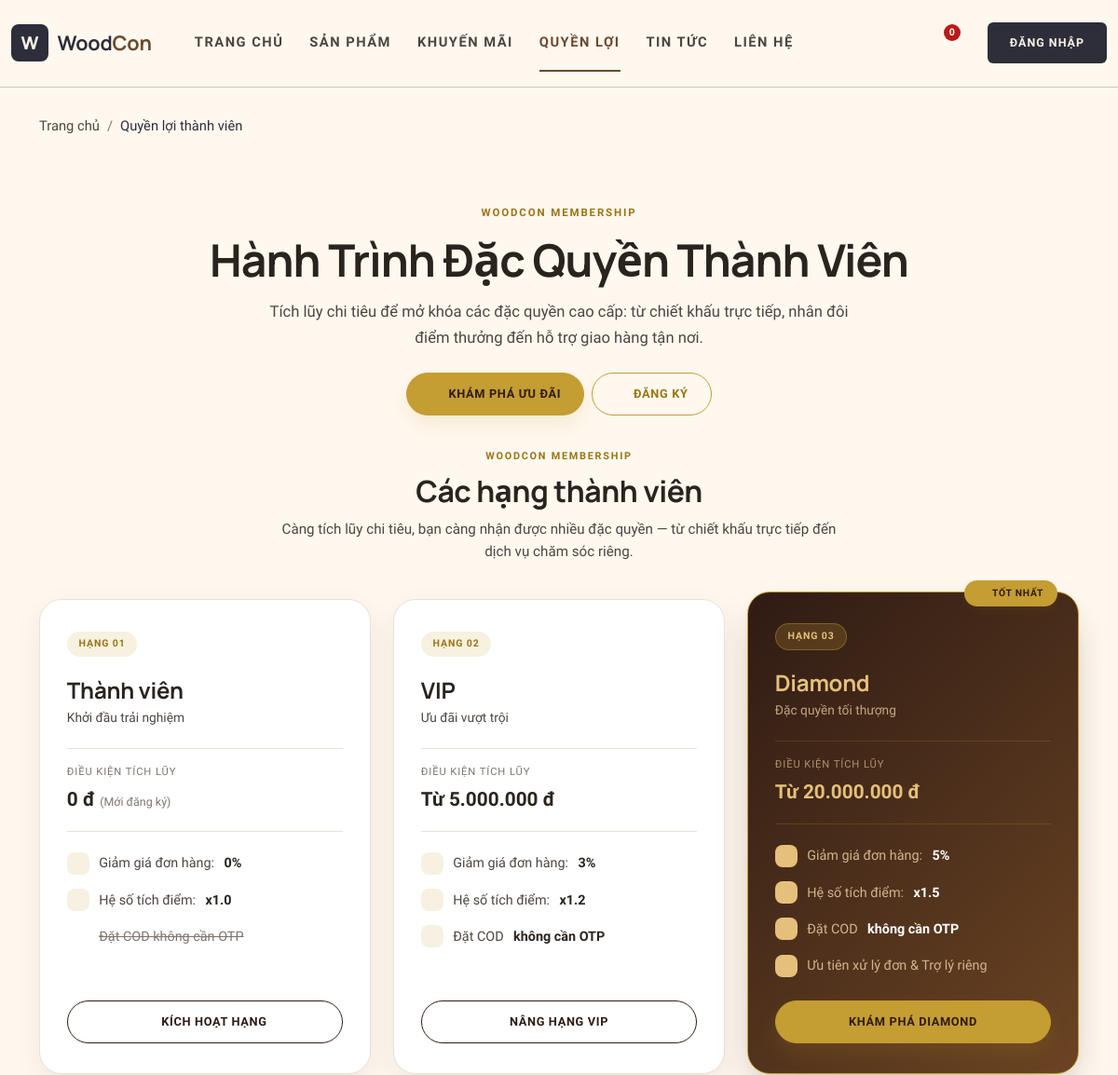
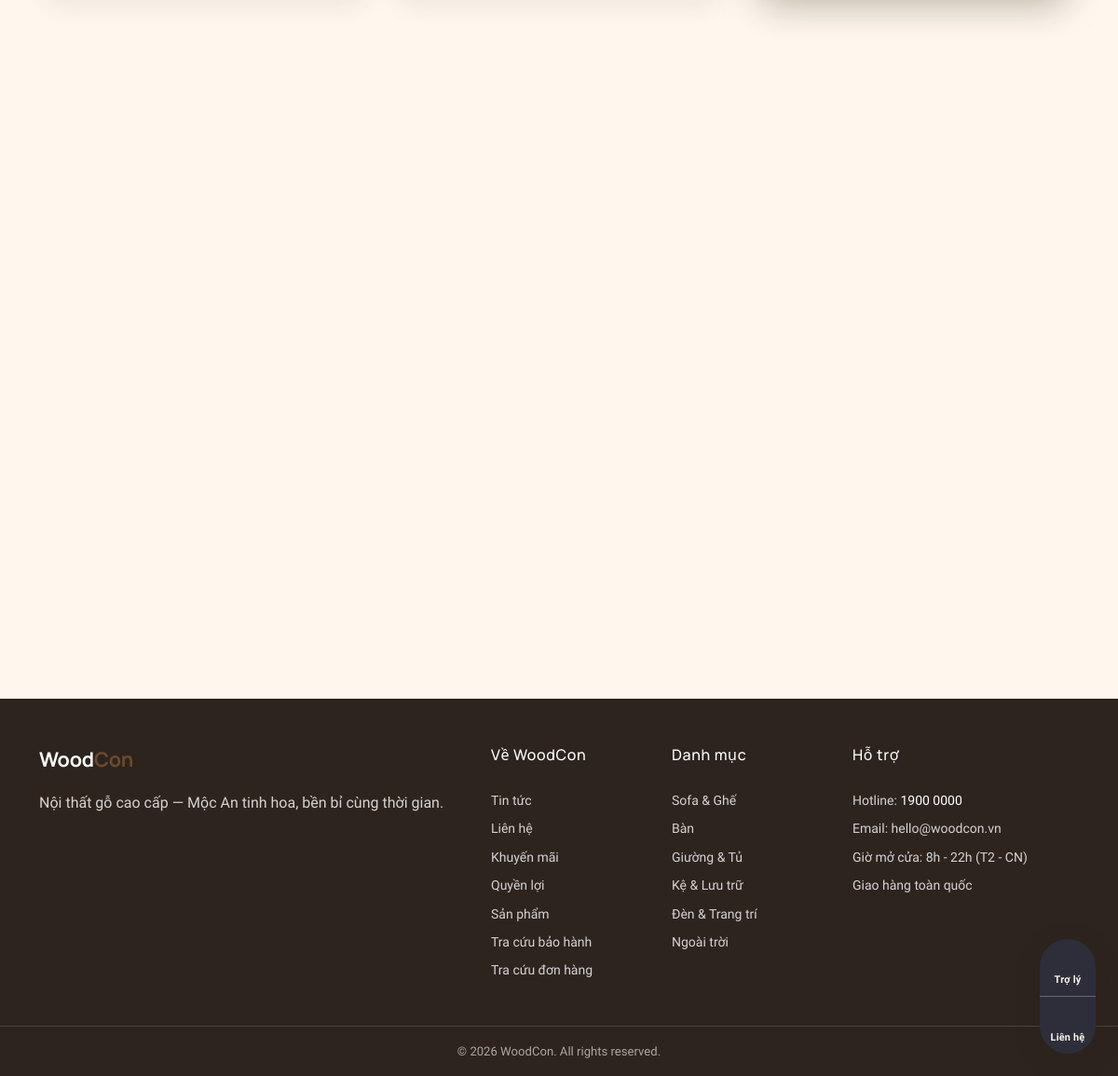
Page /quyen-loi on the committed database (2 pictures, top to bottom).
### tables this page shows
CREATE TABLE `membership_tiers` (
  `id` int(10) UNSIGNED NOT NULL,
  `name` varchar(50) NOT NULL,
  `min_total_spent` decimal(15,2) NOT NULL DEFAULT 0.00 COMMENT 'Tổng chi tiêu tối thiểu để đạt hạng',
  `discount_percent` decimal(5,2) NOT NULL DEFAULT 0.00,
  `points_multiplier` decimal(5,2) NOT NULL DEFAULT 1.00,
  `status` tinyint(1) NOT NULL DEFAULT 1,
  `created_at` timestamp NULL DEFAULT current_timestamp()
);

CREATE TABLE `categories` (
  `id` int(10) UNSIGNED NOT NULL,
  `parent_id` int(10) UNSIGNED DEFAULT NULL,
  `name` varchar(150) NOT NULL,
  `slug` varchar(180) NOT NULL,
  `image` varchar(255) DEFAULT NULL,
  `description` text DEFAULT NULL,
  `sort_order` int(11) NOT NULL DEFAULT 0,
  `status` tinyint(1) NOT NULL DEFAULT 1,
  `ship_supports_type1` tinyint(1) NOT NULL DEFAULT 1,
  `ship_supports_type2` tinyint(1) NOT NULL DEFAULT 1,
  `install_fee` decimal(15,2) NOT NULL DEFAULT 0.00,
  `created_at` timestamp NULL DEFAULT current_timestamp(),
  `updated_at` timestamp NULL DEFAULT current_timestamp() ON UPDATE current_timestamp()
);

### web/views/benefits.php (the view, shortened to what the rows shown need)
<?php
$__cur  = $current ?? null;
$__user = $user ?? null;
$__curId = $__cur ? (int)$__cur['id'] : null;
$__parts     = is_array($__user) ? preg_split('/\s+/u', trim((string)($__user['name'] ?? ''))) ?: [] : [];
$__fullName  = trim(implode(' ', $__parts));
$__pct    = fn($v) => rtrim(rtrim((string)(float)$v, '0'), '.');
$__pctVal = fn($v) => $__pct($v) !== '' ? $__pct($v) : '0';
$__mul    = fn($v) => number_format((float)$v, 1, '.', '');
$__displayTier   = $__cur['name'] ?? 'Thành viên';
$__displayHolder = $__fullName !== '' ? $__fullName : 'Quý khách';
$__perks = [];
$__tierCount = count($tiers ?? []);
?>
<div class="container py-4">
    <section class="rewards-hero" aria-label="Giới thiệu quyền lợi thành viên">
        <div class="reveal">
            <?php if ($__user && $__cur): ?>
                <h1>Hành trình đặc quyền của <?= e($__displayHolder) ?></h1>
                <p class="rewards-lead mb-4">
                    Bạn đang ở hạng <strong><?= e($__displayTier) ?></strong> — <?= e(implode(' · ', $__perks !== [] ? $__perks : ['tích điểm x' . $__mul(1.0)])) ?>.
                    Tích lũy chi tiêu để mở khóa đặc quyền cao hơn.
                </p>
            <?php else: ?>
                <h1>Hành Trình Đặc Quyền Thành Viên</h1>
            <?php endif; ?>
        </div>
    </section>
    <section id="thanh-vien" class="mb-5" aria-label="Các hạng thành viên">
        <div class="rw-section-head reveal">
            <h2>Các hạng thành viên</h2>
        </div>
        <?php if (empty($tiers)): ?>
            <div class="app-empty"><?= icon('bi-inbox', 'mb-3') ?>Chưa có hạng thành viên nào.</div>
        <?php else: ?>
        <div class="tier-grid">
            <?php foreach ($tiers as $__index => $_t):
                $__tName  = (string)($_t['name'] ?? '');
                $__tUpper = strtoupper($__tName);
                $__tIsTop = $__index === $__tierCount - 1;
                $__tDia   = $__tUpper === 'DIAMOND';
                $__tOtp   = in_array($__tUpper, ['VIP', 'DIAMOND'], true);
                $__tDisc  = (float)($_t['discount_percent'] ?? 0);
                $__tMult  = $__mul($_t['points_multiplier'] ?? 1);
                $__tScore = (float)$_t['min_total_spent'];
                $__tIsCur = $__curId !== null && (int)$_t['id'] === $__curId;
                $__tIcon  = $__tDia ? 'bi-gem' : ($__tUpper === 'VIP' ? 'bi-trophy' : 'bi-shield-check');
                $__tTag   = $__index === 0 ? 'Khởi đầu trải nghiệm' : ($__tIsTop ? 'Đặc quyền tối thượng' : 'Ưu đãi vượt trội');
            ?>
            <article class="tier-card<?= $__tIsTop ? ' tier-card--premium' : '' ?><?= $__tIsCur ? ' is-current' : '' ?> reveal" style="transition-delay:<?= $__index * .07 ?>s">
                <?php if ($__tIsTop): ?>
                    <span class="tier-best"><?= icon('bi-star-fill') ?> Tốt nhất</span>
                <?php endif; ?>
                <div>
                    <div class="tier-badge-row">
                        <span class="tier-rank">Hạng <?= str_pad((string)($__index + 1), 2, '0', STR_PAD_LEFT) ?></span>
                        <?= icon($__tIcon, $__tDia ? 'tier-icon tier-icon-dia' : ($__tUpper === 'VIP' ? 'tier-icon tier-icon-vip' : 'tier-icon')) ?>
                    </div>
                    <h3 class="tier-name"><?= e($__tName) ?></h3>
                    <p class="tier-tagline"><?= e($__tTag) ?></p>
                    <div class="tier-condition">
                        <span class="lbl">Điều kiện tích lũy</span>
                        <?php if ($__tScore <= 0): ?>
                            <span class="val">0 đ <small>(Mới đăng ký)</small></span>
                        <?php else: ?>
                            <span class="val">Từ <?= format_money((int)$__tScore) ?></span>
                        <?php endif; ?>
                    </div>
                    <ul class="tier-benefits">
                        <li><span class="b-check"><?= icon('bi-check-circle-fill') ?></span>Giảm giá đơn hàng: <strong><?= $__tDisc > 0 ? $__pctVal($__tDisc) . '%' : '0%' ?></strong></li>
                        <li><span class="b-check"><?= icon('bi-check-circle-fill') ?></span>Hệ số tích điểm: <strong>x<?= $__tMult ?></strong></li>
                        <?php if ($__tOtp): ?>
                            <li><span class="b-check"><?= icon('bi-check-circle-fill') ?></span>Đặt COD <strong>không cần OTP</strong></li>
                        <?php else: ?>
                            <li class="is-off"><span class="b-no"><?= icon('bi-dash-lg') ?></span><span>Đặt COD không cần OTP</span></li>
                        <?php endif; ?>
                        <?php if ($__tDia): ?>
                            <li><span class="b-check"><?= icon('bi-check-circle-fill') ?></span>Ưu tiên xử lý đơn &amp; Trợ lý riêng</li>
                        <?php endif; ?>
                    </ul>
                </div>
                <div class="tier-cta">
                    <?php if ($__tIsCur): ?>
                        <span class="tier-current-pill"><?= icon('bi-check-lg') ?> Hạng hiện tại</span>
                    <?php elseif ($__index === 0): ?>
                        <a class="rw-btn rw-btn-dark" href="<?= $__user ? BASE_URL . '/tai-khoan/' : BASE_URL . '/dang-ky' ?>"><?= icon('bi-check-lg') ?> Kích hoạt hạng</a>
                    <?php else: ?>
                        <a class="rw-btn <?= $__tIsTop ? 'rw-btn-gold' : 'rw-btn-dark' ?>" href="<?= $__user ? BASE_URL . '/tai-khoan/' : BASE_URL . '/dang-ky' ?>"><?= $__tIsTop ? 'Khám phá ' : 'Nâng hạng ' ?><?= e($__tName) ?></a>
                    <?php endif; ?>
                </div>
            </article>
            <?php endforeach; ?>
        </div>
        <?php endif; ?>
    </section>
</div>

### includes/functions.php (shortened to what the rows shown need)
<?php
require_once __DIR__ . '/../config/config.php';
require_once __DIR__ . '/../config/db.php';
function e(?string $value): string
{
    return htmlspecialchars((string)($value ?? ''), ENT_QUOTES, 'UTF-8');
}
function format_money(int|float|null $amount): string
{
    return number_format((float)($amount ?? 0), 0, ',', '.') . ' đ';
}
function icon(string $name, string $class = '', string $attrs = ''): string
{
    $id = preg_replace('/[^a-zA-Z0-9_-]/', '-', $name);
    $svgClass = trim('icon ' . $class);
    return '<svg class="' . e($svgClass) . '" aria-hidden="true"'
        . ($attrs !== '' ? ' ' . $attrs : '')
        . '><use href="' . BASE_URL . '/assets/icons/sprite.svg#' . $id . '"></use></svg>';
}
function current_user(): ?array
{
    static $user = false;
    if ($user === false) {
        if (empty($_SESSION['user_id'])) {
            $user = null;
        } else {
            $stmt = Database::connect()->prepare('SELECT * FROM users WHERE id = ? AND status = 1 LIMIT 1');
            $stmt->execute([$_SESSION['user_id']]);
            $user = $stmt->fetch() ?: null;
        }
    }
    return $user;
}

### web/includes/footer.php (shortened to what the rows shown need)
</main>
<footer class="app-footer">
    <div class="container py-5">
        <div class="row g-5">
            <div class="col-6 col-lg-2">
                <ul class="list-unstyled small d-grid gap-2 mb-0">
                    <?php foreach (Category::getTree() as $__fc): ?>
                        <li><a class="text-decoration-none" href="<?= BASE_URL ?>/danh-muc/<?= e($__fc['slug']) ?>"><?= e($__fc['name']) ?></a></li>
                    <?php endforeach; ?>
                </ul>
            </div>
        </div>
    </div>
</footer>
</body>
</html>

### rows in the picture
membership_tiers: __index "01", name "Thành viên", __tTag "Khởi đầu trải nghiệm", min_total_spent "0 đ", discount_percent "0%", points_multiplier "1.0"
membership_tiers: __index "02", name "VIP", __tTag "Ưu đãi vượt trội", min_total_spent "5.000.000 đ", discount_percent "3", points_multiplier "1.2", shows "NÂNG HẠNG"
membership_tiers: __index "03", name "Diamond", __tTag "Đặc quyền tối thượng", min_total_spent "20.000.000 đ", discount_percent "5", points_multiplier "1.5", shows "KHÁM PHÁ", name "DIAMOND"
categories: name "Sofa & Ghế"
categories: name "Bàn"
categories: name "Giường & Tủ"
categories: name "Kệ & Lưu trữ"
categories: name "Đèn & Trang trí"
categories: name "Ngoài trời"

### other values in the picture
$__cartCount "0"
get_setting('hotline', '1900 0000') "1900 0000"
get_setting('shop_email', 'hello@woodcon.vn') "hello@woodcon.vn"
